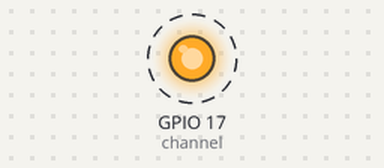
This program was run on a simulated Raspberry Pi (BCM pin numbers). Shown: output pins drawn as LEDs (lit = HIGH). Dashed ring = blinking. At 100.0 s the program stops and its outputs stay as they are.

Above: at 0.5 s.
Timing chart, 0 to 4.6 s (numbered marks = the images above):
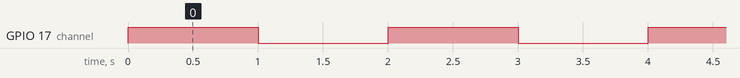

The program:

led_blink.py
```python
#led_blank.py
import RPi.GPIO as GPIO
import time

def blink(pin):
    GPIO.output(pin, GPIO.HIGH)
    # 1을 출력 -> 1에서 0으로 전기 흐름
    time.sleep(1)
    GPIO.output(pin, GPIO.LOW)
    # 0을 출력 -> 0에서 0으로 전기는 안 흐름
    time.sleep(1)
    return

channel = 17
GPIO.setmode(GPIO.BCM)
# 라즈베리 파이의 GPIO 모듈을 활성화
GPIO.setup(channel, GPIO.OUT) #BCM NO
# 출력모드로 선언

for i in range(0, 50):
    blink(channel)

GPIO.cleanup()
# 초기화해논것을 해지
```

Measured:
- by itself, GPIO 17 (channel): alternates HIGH for 1.0 s and LOW for 1.0 s, 100 changes in all, then stays LOW
